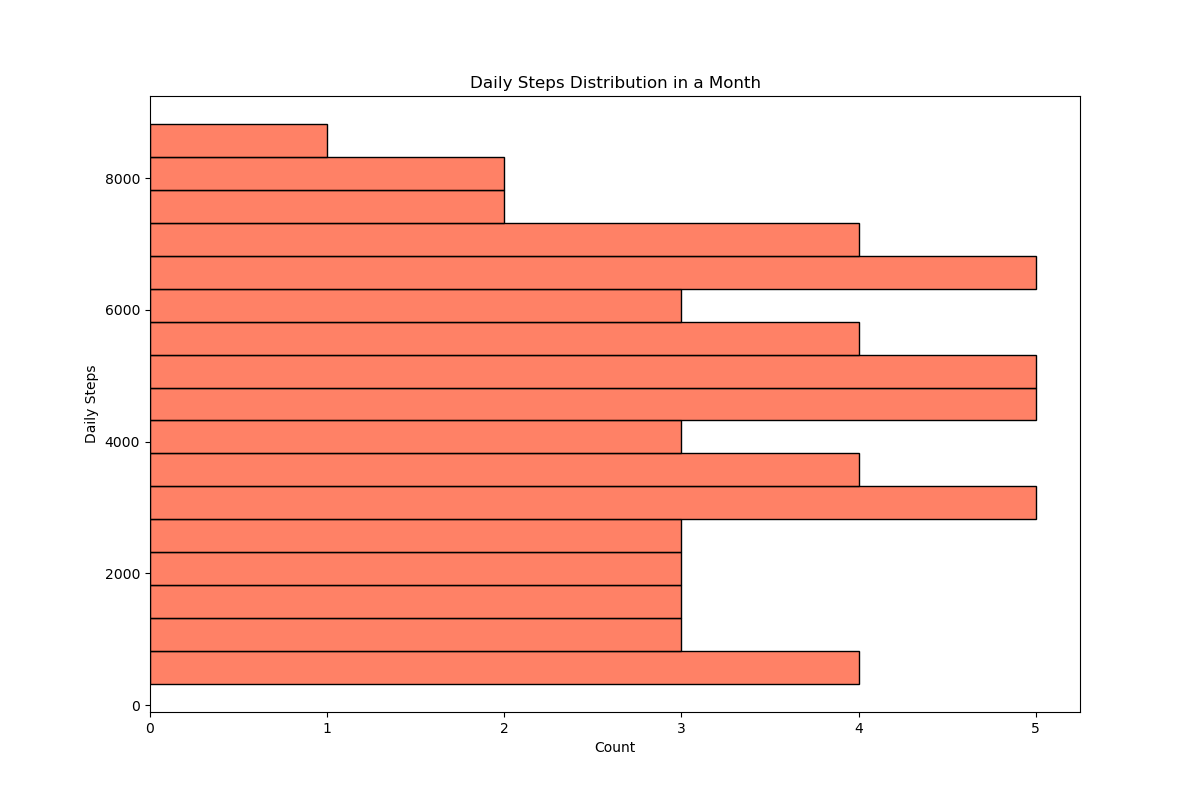

This chart was generated by the following Python code:

import seaborn as sns
import pandas as pd
import matplotlib.pyplot as plt

# Data in a pandas DataFrame
data = pd.DataFrame({
    'Daily_Steps': [3450, 2890, 3012, 4500, 5120, 5300, 4800, 4670, 3890, 3720, 4910, 5400, 5680, 6020, 6180, 6450, 
                    6720, 6590, 7010, 6880, 7520, 7890, 8120, 8350, 7480, 7120, 6910, 6670, 6340, 5980, 5760, 5500, 
                    5010, 4820, 4600, 4390, 4100, 3920, 3720, 3540, 3300, 3110, 2950, 2760, 2550, 2370, 2180, 1990, 
                    1850, 1680, 1520, 1350, 1200, 1050, 900, 750, 600, 480, 320]
})

# Set the size of the seaborn plot
plt.figure(figsize=(12, 8))

# Plot a vertical histogram with specified bin width and color
sns.histplot(data, y='Daily_Steps', binwidth=500, color="#FF5733", orientation='horizontal')

# Set chart title and labels
plt.title('Daily Steps Distribution in a Month')
plt.xlabel('Count')
plt.ylabel('Daily Steps')

# Show the plot
plt.show()
